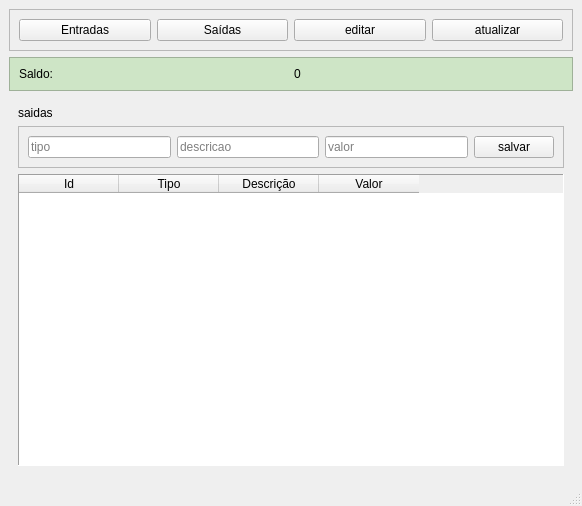
<?xml version="1.0" encoding="UTF-8"?>
<ui version="4.0">
 <class>Controle</class>
 <widget class="QMainWindow" name="Controle">
  <property name="geometry">
   <rect>
    <x>0</x>
    <y>0</y>
    <width>582</width>
    <height>506</height>
   </rect>
  </property>
  <property name="windowTitle">
   <string>Controle</string>
  </property>
  <widget class="QWidget" name="centralwidget">
   <layout class="QVBoxLayout" name="verticalLayout">
    <item>
     <widget class="QFrame" name="frame">
      <property name="styleSheet">
       <string notr="true"/>
      </property>
      <property name="frameShape">
       <enum>QFrame::StyledPanel</enum>
      </property>
      <property name="frameShadow">
       <enum>QFrame::Raised</enum>
      </property>
      <layout class="QHBoxLayout" name="horizontalLayout">
       <item>
        <widget class="QPushButton" name="entradabtn">
         <property name="text">
          <string>Entradas</string>
         </property>
        </widget>
       </item>
       <item>
        <widget class="QPushButton" name="saidabtn">
         <property name="text">
          <string>Saídas</string>
         </property>
        </widget>
       </item>
       <item>
        <widget class="QPushButton" name="editarbtn">
         <property name="text">
          <string>editar</string>
         </property>
        </widget>
       </item>
       <item>
        <widget class="QPushButton" name="atualizar">
         <property name="text">
          <string>atualizar</string>
         </property>
        </widget>
       </item>
      </layout>
     </widget>
    </item>
    <item>
     <widget class="QFrame" name="frame_3">
      <property name="styleSheet">
       <string notr="true">background-color: rgb(206, 229, 198);</string>
      </property>
      <property name="frameShape">
       <enum>QFrame::StyledPanel</enum>
      </property>
      <property name="frameShadow">
       <enum>QFrame::Raised</enum>
      </property>
      <layout class="QHBoxLayout" name="horizontalLayout_4">
       <item>
        <widget class="QLabel" name="label_4">
         <property name="text">
          <string>Saldo:</string>
         </property>
        </widget>
       </item>
       <item>
        <widget class="QLabel" name="saldo">
         <property name="text">
          <string>0</string>
         </property>
        </widget>
       </item>
      </layout>
     </widget>
    </item>
    <item>
     <widget class="QStackedWidget" name="corpo">
      <property name="styleSheet">
       <string notr="true"/>
      </property>
      <property name="lineWidth">
       <number>1</number>
      </property>
      <property name="currentIndex">
       <number>1</number>
      </property>
      <widget class="QWidget" name="entrada">
       <layout class="QVBoxLayout" name="verticalLayout_2">
        <item>
         <widget class="QLabel" name="label">
          <property name="text">
           <string>entradas</string>
          </property>
         </widget>
        </item>
        <item>
         <widget class="QFrame" name="frame_2">
          <property name="styleSheet">
           <string notr="true"/>
          </property>
          <property name="frameShape">
           <enum>QFrame::StyledPanel</enum>
          </property>
          <property name="frameShadow">
           <enum>QFrame::Raised</enum>
          </property>
          <layout class="QHBoxLayout" name="horizontalLayout_2">
           <item>
            <widget class="QLineEdit" name="tipoe">
             <property name="placeholderText">
              <string>tipo</string>
             </property>
            </widget>
           </item>
           <item>
            <widget class="QLineEdit" name="descricaoe">
             <property name="placeholderText">
              <string>descricao</string>
             </property>
            </widget>
           </item>
           <item>
            <widget class="QLineEdit" name="valore">
             <property name="placeholderText">
              <string>valor</string>
             </property>
            </widget>
           </item>
           <item>
            <widget class="QPushButton" name="sentradabtn">
             <property name="text">
              <string>salvar</string>
             </property>
            </widget>
           </item>
          </layout>
         </widget>
        </item>
        <item>
         <widget class="QTableWidget" name="tabelae">
          <property name="layoutDirection">
           <enum>Qt::LeftToRight</enum>
          </property>
          <property name="frameShape">
           <enum>QFrame::Panel</enum>
          </property>
          <property name="frameShadow">
           <enum>QFrame::Sunken</enum>
          </property>
          <property name="gridStyle">
           <enum>Qt::SolidLine</enum>
          </property>
          <property name="columnCount">
           <number>4</number>
          </property>
          <attribute name="horizontalHeaderVisible">
           <bool>false</bool>
          </attribute>
          <attribute name="horizontalHeaderCascadingSectionResizes">
           <bool>false</bool>
          </attribute>
          <attribute name="horizontalHeaderHighlightSections">
           <bool>true</bool>
          </attribute>
          <attribute name="horizontalHeaderShowSortIndicator" stdset="0">
           <bool>false</bool>
          </attribute>
          <attribute name="horizontalHeaderStretchLastSection">
           <bool>false</bool>
          </attribute>
          <attribute name="verticalHeaderVisible">
           <bool>false</bool>
          </attribute>
          <attribute name="verticalHeaderCascadingSectionResizes">
           <bool>false</bool>
          </attribute>
          <attribute name="verticalHeaderShowSortIndicator" stdset="0">
           <bool>false</bool>
          </attribute>
          <attribute name="verticalHeaderStretchLastSection">
           <bool>false</bool>
          </attribute>
          <column>
           <property name="text">
            <string>Id</string>
           </property>
          </column>
          <column>
           <property name="text">
            <string>Tipo</string>
           </property>
          </column>
          <column>
           <property name="text">
            <string>Descrição</string>
           </property>
          </column>
          <column>
           <property name="text">
            <string>Valor</string>
           </property>
          </column>
         </widget>
        </item>
       </layout>
      </widget>
      <widget class="QWidget" name="saida">
       <layout class="QVBoxLayout" name="verticalLayout_3">
        <item>
         <widget class="QLabel" name="label_2">
          <property name="text">
           <string>saidas</string>
          </property>
         </widget>
        </item>
        <item>
         <widget class="QFrame" name="frame_4">
          <property name="styleSheet">
           <string notr="true"/>
          </property>
          <property name="frameShape">
           <enum>QFrame::StyledPanel</enum>
          </property>
          <property name="frameShadow">
           <enum>QFrame::Raised</enum>
          </property>
          <layout class="QHBoxLayout" name="horizontalLayout_3">
           <item>
            <widget class="QLineEdit" name="tipos">
             <property name="placeholderText">
              <string>tipo</string>
             </property>
            </widget>
           </item>
           <item>
            <widget class="QLineEdit" name="descricaos">
             <property name="placeholderText">
              <string>descricao</string>
             </property>
            </widget>
           </item>
           <item>
            <widget class="QLineEdit" name="valors">
             <property name="placeholderText">
              <string>valor</string>
             </property>
            </widget>
           </item>
           <item>
            <widget class="QPushButton" name="ssaidabtn">
             <property name="text">
              <string>salvar</string>
             </property>
            </widget>
           </item>
          </layout>
         </widget>
        </item>
        <item>
         <widget class="QTableWidget" name="tabelas">
          <property name="layoutDirection">
           <enum>Qt::LeftToRight</enum>
          </property>
          <property name="frameShape">
           <enum>QFrame::Panel</enum>
          </property>
          <property name="frameShadow">
           <enum>QFrame::Sunken</enum>
          </property>
          <property name="gridStyle">
           <enum>Qt::SolidLine</enum>
          </property>
          <property name="columnCount">
           <number>4</number>
          </property>
          <attribute name="horizontalHeaderVisible">
           <bool>true</bool>
          </attribute>
          <attribute name="horizontalHeaderCascadingSectionResizes">
           <bool>false</bool>
          </attribute>
          <attribute name="horizontalHeaderHighlightSections">
           <bool>true</bool>
          </attribute>
          <attribute name="verticalHeaderVisible">
           <bool>false</bool>
          </attribute>
          <attribute name="verticalHeaderCascadingSectionResizes">
           <bool>false</bool>
          </attribute>
          <attribute name="verticalHeaderShowSortIndicator" stdset="0">
           <bool>false</bool>
          </attribute>
          <attribute name="verticalHeaderStretchLastSection">
           <bool>false</bool>
          </attribute>
          <column>
           <property name="text">
            <string>Id</string>
           </property>
          </column>
          <column>
           <property name="text">
            <string>Tipo</string>
           </property>
          </column>
          <column>
           <property name="text">
            <string>Descrição</string>
           </property>
          </column>
          <column>
           <property name="text">
            <string>Valor</string>
           </property>
          </column>
         </widget>
        </item>
       </layout>
      </widget>
      <widget class="QWidget" name="editar">
       <layout class="QVBoxLayout" name="verticalLayout_4">
        <item>
         <widget class="QLabel" name="label_3">
          <property name="maximumSize">
           <size>
            <width>16777215</width>
            <height>10</height>
           </size>
          </property>
          <property name="text">
           <string>editar</string>
          </property>
         </widget>
        </item>
        <item>
         <widget class="QLineEdit" name="Id">
          <property name="placeholderText">
           <string>Id</string>
          </property>
         </widget>
        </item>
        <item>
         <widget class="QLineEdit" name="tiposo">
          <property name="placeholderText">
           <string>tipo</string>
          </property>
         </widget>
        </item>
        <item>
         <widget class="QLineEdit" name="valorp">
          <property name="placeholderText">
           <string>valor</string>
          </property>
         </widget>
        </item>
        <item>
         <widget class="QLineEdit" name="descricaop">
          <property name="placeholderText">
           <string>descricao</string>
          </property>
         </widget>
        </item>
        <item>
         <widget class="QPushButton" name="buscar">
          <property name="text">
           <string>buscar</string>
          </property>
         </widget>
        </item>
        <item>
         <widget class="QTableWidget" name="tableWidget">
          <column>
           <property name="text">
            <string>Id</string>
           </property>
          </column>
          <column>
           <property name="text">
            <string>Tipo</string>
           </property>
          </column>
          <column>
           <property name="text">
            <string>Descricao</string>
           </property>
          </column>
          <column>
           <property name="text">
            <string>valor</string>
           </property>
          </column>
         </widget>
        </item>
        <item>
         <widget class="QPushButton" name="excluir">
          <property name="text">
           <string>excluir</string>
          </property>
         </widget>
        </item>
        <item>
         <widget class="QPushButton" name="salvarp">
          <property name="text">
           <string>salvar</string>
          </property>
         </widget>
        </item>
       </layout>
      </widget>
     </widget>
    </item>
   </layout>
  </widget>
  <widget class="QStatusBar" name="statusbar"/>
 </widget>
 <resources/>
 <connections/>
</ui>
